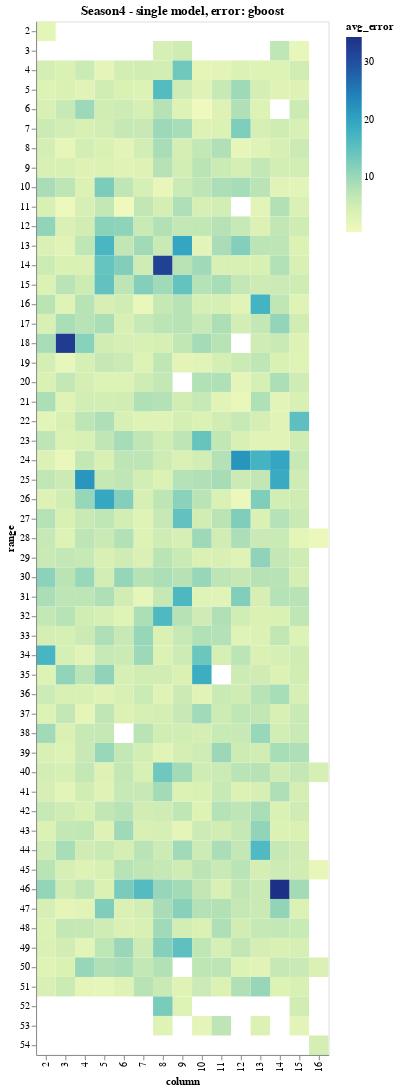

The notebook cell saved with this chart:
### Markdown cell above
This diagram is 50% overplotted, since each cultivar is planted twice in the plot.  We are only plotting one entry per field plot unit, but there are actually 2 plants in each unit.

### Code cell
import altair as alt
alt.Chart(plotdf,title='Season4 - single model, error: gboost').mark_rect().encode(
    x='column:O',
    y='range:O',
    color='avg_error',
    tooltip=[
        alt.Tooltip('cultivar', title='Cultivar'),
        alt.Tooltip('avg_error:Q', title='Avg Err %'),
        alt.Tooltip('range:O',title='range'),
        alt.Tooltip('column:O',title='column')
    ]
)

### Figure 1 — Vega-Lite specification as saved in the notebook (floating-point values rounded to 4 significant figures; data arrays with more than 128 entries replaced by an {"elided": "..."} marker saying what was removed)
{"config": {"view": {"continuousWidth": 400, "continuousHeight": 300}}, "data": {"name": "data-770206440b64fc493c4f8752f59e08e3"}, "mark": "rect", "encoding": {"color": {"type": "quantitative", "field": "avg_error"}, "tooltip": [{"type": "nominal", "field": "cultivar", "title": "Cultivar"}, {"type": "quantitative", "field": "avg_error", "title": "Avg Err %"}, {"type": "ordinal", "field": "range", "title": "range"}, {"type": "ordinal", "field": "column", "title": "column"}], "x": {"type": "ordinal", "field": "column"}, "y": {"type": "ordinal", "field": "range"}}, "title": "Season4 - single model, error: gboost", "$schema": "https://vega.github.io/schema/vega-lite/v4.0.0.json", "datasets": {"data-770206440b64fc493c4f8752f59e08e3": {"elided": "683 records"}}}
